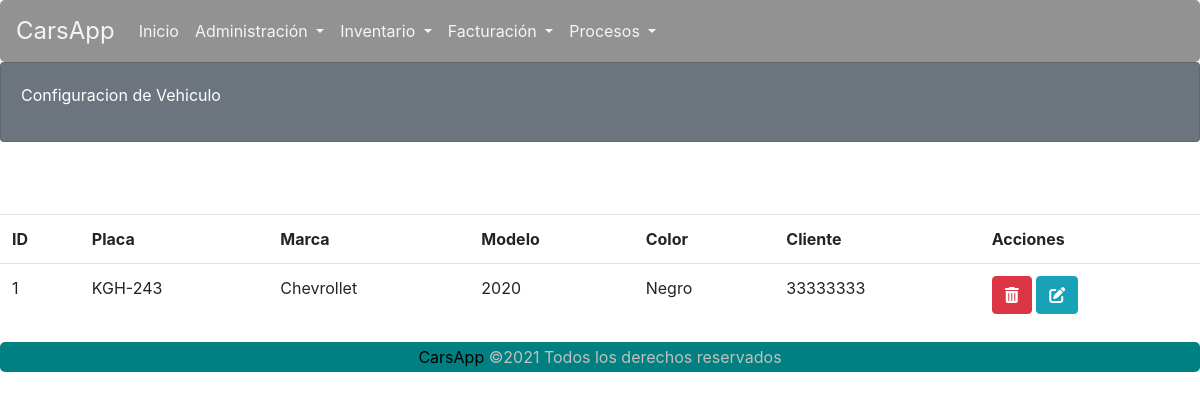
/carsapp/vehiculoListar/, run on an earlier commit of the app's database.
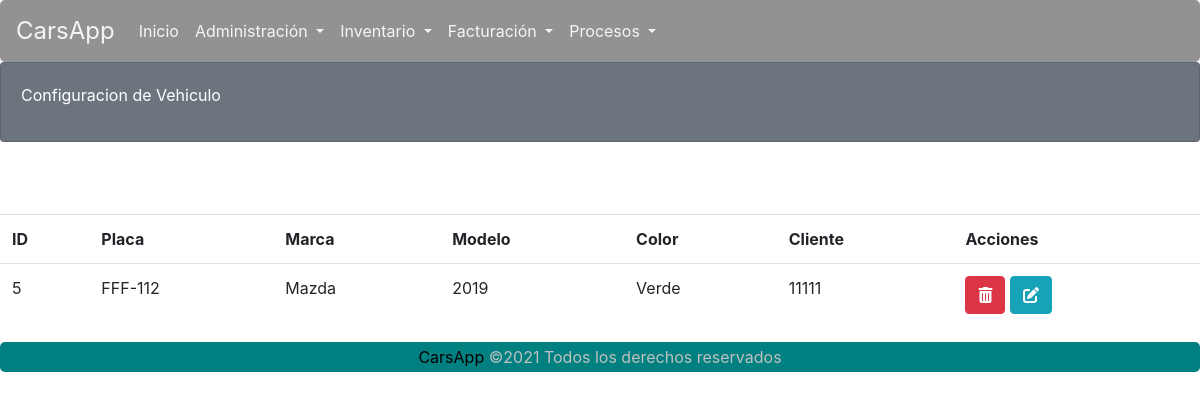
And on a later commit of the database.
### carsapp/models.py (models this page shows)
class Vehiculo(models.Model):
    id_Vehi = models.AutoField(primary_key=True)
    placa = models.CharField(max_length=7, blank=False, null=False)
    marca = models.CharField(max_length=30, blank=False, null=False)
    modelo = models.CharField(max_length=4, blank=False, null=False)
    color = models.CharField(max_length=30, blank=False, null=False)
    id_Cliente = models.ForeignKey(Lista_Cliente, on_delete=CASCADE, null=True)

class Lista_Cliente(models.Model):
    id_Cliente = models.IntegerField(primary_key=True)
    tipo_Documento = models.CharField(max_length=15, blank=False, null=True)
    tipo_Cliente = models.CharField(max_length=30, blank=False, null=False)
    nombre_Cliente = models.CharField(max_length=30, blank=False, null=False)
    apellido_Cliente = models.CharField(max_length=30, blank=False, null=False)
    email_Cliente = models.EmailField(blank=False, null=False)
    telefono_Cliente = models.CharField(max_length=15, blank=False, null=False)

### carsapp/views.py (the view)
# urls.py: path('vehiculoListar/', views.VehiculoLista.as_view(), name='vehiculoListar'),
class VehiculoLista(ListView):
    template_name = 'carsapp/vehiculoListar.html'
    queryset = Vehiculo.objects.all()
    paginate_by = 2
    def get_context_data(self, **kwargs):
        context = super().get_context_data(**kwargs)
        context['cliente'] = Lista_Cliente.objects.all()
        print(context)
        return context

### carsapp/templates/carsapp/vehiculoListar.html (shortened to what this page needs)
{% extends 'carsapp/base.html' %}
{% load static %}
{% block contenedor %}
<div class="card text-white bg-secondary">
    <div class="card-body">
        <div>
            Configuracion de Vehiculo
        </div>
    </div>
</div>
    <br>
    <br />
    <br />
    {% if object_list %}
    <table class="table  table-hover">
        <tr>
            <th>ID</th>
            <th>Placa</th>
            <th>Marca</th>
            <th>Modelo</th>
            <th>Color</th>
            <th>Cliente</th>
            <th>Acciones</th>
        </tr>
        {% for registro in object_list %}
        <tr>
            <td>{{ registro.id_Vehi }}</td>
            <td>{{ registro.placa }}</td>
            <td>{{ registro.marca }}</td>
            <td>{{ registro.modelo }}</td>
            <td>{{ registro.color }}</td>
            <td>{{ registro.id_Cliente.id_Cliente }}</td>
            <td>
                <a class="btn btn-danger" href="javascript:vehiculo_Eliminar('{% url 'carsapp:vehiculoEliminar' registro.id_Vehi %}')" role="button"><i class="fas fa-trash-alt"></i></a>
                <a class="btn btn-info" href="{% url 'carsapp:vehiculoFormActualizar' registro.id_Vehi %}" role="button"><i class="fas fa-edit"></i></a>
            </td>
        </tr>
        {% endfor %}
    </table>
    {% else %}
    No hay datos aún.
    {% endif %}
{% endblock %}

### carsapp/templates/carsapp/base.html (shortened to what this page needs)
{% load static %}
<!DOCTYPE html>
<html lang="es">
<head>
    <link rel="stylesheet" href="{% static 'carsapp/CSS/bootstrap.min.css' %}"/>
    <link rel="stylesheet" href="{% static 'carsapp/CSS/estilos.css' %}"/>
</head>
<body>
    {% block nav %}
    <nav class="navbar navbar-expand-lg" id="navBar">
        <a class="navbar-brand" href="{% url 'carsapp:inicio' %}">CarsApp</a>
        <div class="collapse navbar-collapse" id="navbarSupportedContent">
            <ul class="navbar-nav mr-auto">
                <li class="nav-item">
                    <a class="nav-link" href="{% url 'carsapp:inicio' %}">Inicio</a>
                </li>
                <li class="nav-item dropdown">
                    <a class="nav-link dropdown-toggle" href="#" id="navbarDropdown" role="button"
                        data-toggle="dropdown" aria-haspopup="true" aria-expanded="false">
                        Administración
                    </a>
                </li>
                <li class="nav-item dropdown">
                    <a class="nav-link dropdown-toggle" href="#" id="navbarDropdown" role="button"
                        data-toggle="dropdown" aria-haspopup="true" aria-expanded="false">
                        Inventario
                    </a>
                </li>
                <li class="nav-item dropdown">
                    <a class="nav-link dropdown-toggle" href="#" id="navbarDropdown" role="button"
                        data-toggle="dropdown" aria-haspopup="true" aria-expanded="false">
                        Facturación
                    </a>
                </li>
                <li class="nav-item dropdown">
                    <a class="nav-link dropdown-toggle" href="#" id="navbarDropdown" role="button"
                        data-toggle="dropdown" aria-haspopup="true" aria-expanded="false">
                        Procesos
                    </a>
                </li>
            </ul>
        </div>
    </nav>
    {% endblock %}
        {% block contenedor %} ... {% endblock %}
    {% block footer %}
    <footer>
        <div class="footer">
            <p><a href="{% if request.session.login %}{% url 'carsapp:inicio' %}{% endif %}">CarsApp</a> ©2021 Todos los derechos reservados</p>
        </div>
    </footer>
    {% endblock %}
</body>
</html>

### carsapp/static/carsapp/CSS/estilos.css (style rules this page uses)
* { margin: 0; padding: 0; }
p { font-size: medium; color: #c0c0c0; }
#navBar { background-color:#929292; border-radius: 5px; }
#navBar > a { color:whitesmoke; font-size: x-large; transition: 0.3s ease; }
#navbarSupportedContent > ul > li > a { color: whitesmoke; transition: 0.3s all; }
.card-body > div { display: inline-block; }
.card { height: 10vh; }
footer { display: flex; justify-content: center; align-items: center; background-color: teal; text-align: center; border-radius: 5px; height: 30px; }
.footer > p { padding-top: 15px; }
.footer > p > a { text-decoration: none; transition: 0.3s ease; }
h4, h2,small,a { margin: 0; padding: 0; color: black; }
a { text-decoration: none; }

What changed in the data, as far as the page shows it:
removed Vehiculo: id_Vehi "1", placa "KGH-243", marca "Chevrollet", modelo "2020", color "Negro", id_Cliente.id_Cliente "33333333"
added Vehiculo: id_Vehi "5", placa "FFF-112", marca "Mazda", modelo "2019", color "Verde", id_Cliente.id_Cliente "11111"
